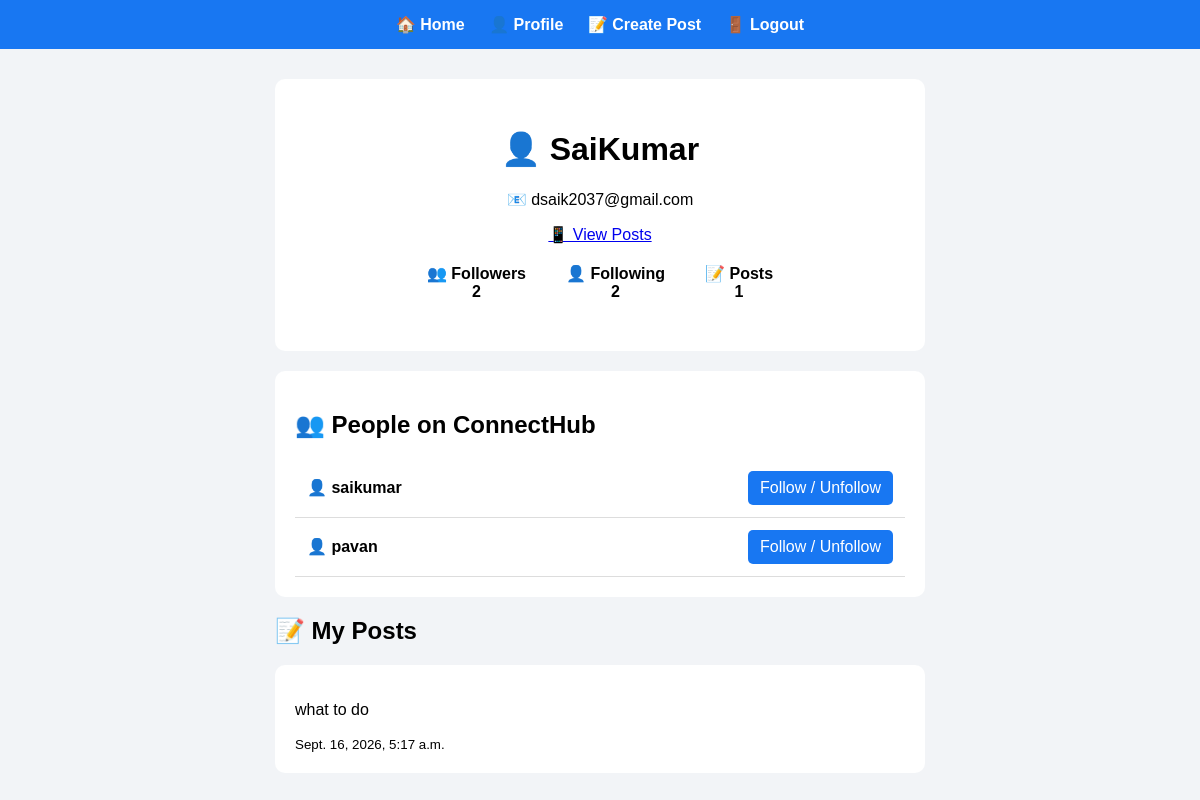
Page /profile/ (signed in) on the earlier database version.
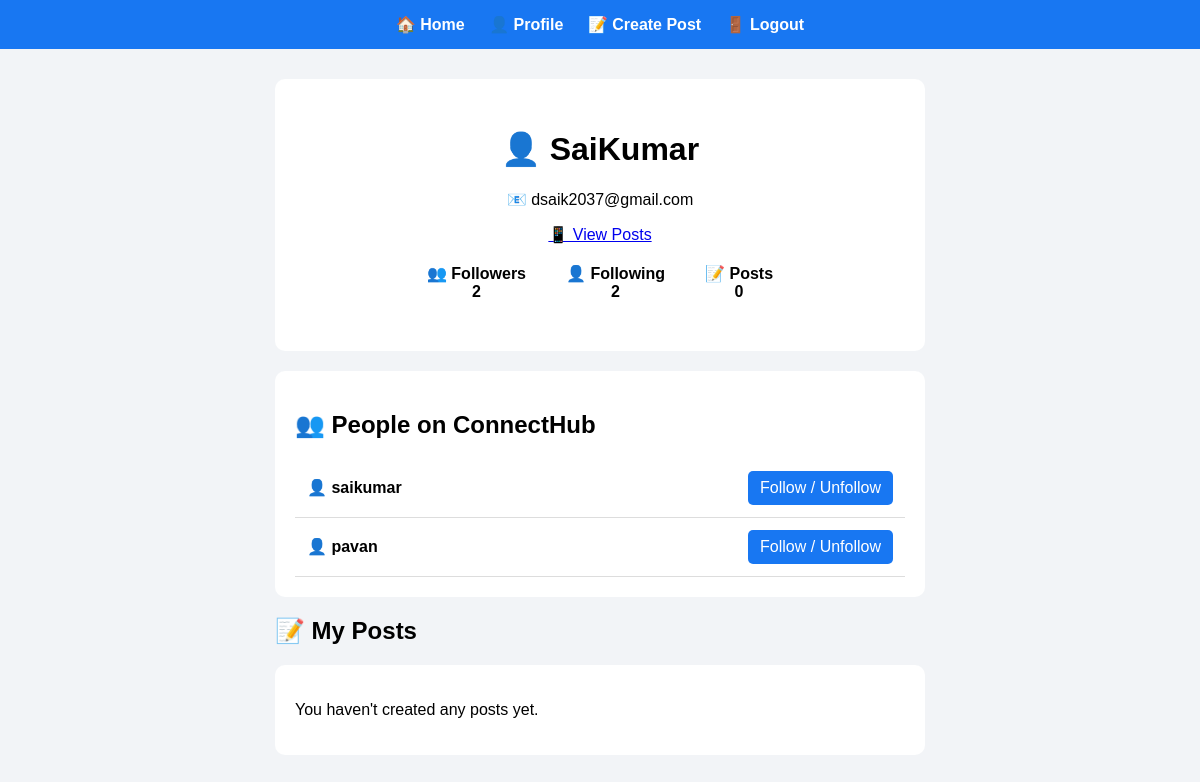
Same page on the later database version.
### social/models.py (models this page shows, shortened)
class Post(models.Model):
    user = models.ForeignKey(User, on_delete=models.CASCADE)
    content = models.TextField()
    image = models.ImageField(upload_to='posts/', blank=True, null=True)
    created_at = models.DateTimeField(auto_now_add=True)

### social/views.py (the view)
# urls.py: path('profile/', profile, name='profile'),
def profile(request):
    if not request.user.is_authenticated:
        return redirect('login')
    user_posts = Post.objects.filter(
        user=request.user
    ).order_by('-created_at')
    followers = request.user.followers.all()
    following = request.user.following.all()
    users = User.objects.exclude(id=request.user.id)
    return render(
        request,
        'social/profile.html',
        {
            'user_posts': user_posts,
            'followers': followers,
            'following': following,
            'users': users,
        }
    )

### social/templates/social/profile.html (shortened to what this page needs)
<!DOCTYPE html>
<html>
<head>
</head>
<body>
<nav>
    <a href="{% url 'home' %}">🏠 Home</a>
    <a href="{% url 'profile' %}">👤 Profile</a>
    <a href="{% url 'create_post' %}">📝 Create Post</a>
    <a href="{% url 'logout' %}">🚪 Logout</a>
</nav>
<div class="container">
    <div class="profile">
        <h1>👤 {{ user.username }}</h1>
        <p>📧 {{ user.email }}</p>
        <a href="{% url 'home' %}" class="view-posts-btn">
    📱 View Posts
</a>
        <div class="stats">
            <div class="stat">
                👥 Followers
                <br>
                {{ followers.count }}
            </div>
            <div class="stat">
                👤 Following
                <br>
                {{ following.count }}
            </div>
            <div class="stat">
                📝 Posts
                <br>
                {{ user_posts.count }}
            </div>
        </div>
    </div>
    <div class="users">
        <h2>👥 People on ConnectHub</h2>
        {% for person in users %}
            <div class="user">
                <strong>
                    👤 {{ person.username }}
                </strong>
                <a
                    href="{% url 'follow_user' person.id %}"
                    class="follow-btn"
                >
                    Follow / Unfollow
                </a>
            </div>
        {% empty %}
            <p>No other users yet.</p>
        {% endfor %}
    </div>
    <h2>📝 My Posts</h2>
    {% for post in user_posts %}
        <div class="post">
            <p>
                {{ post.content }}
            </p>
            <small>
                {{ post.created_at }}
            </small>
        </div>
    {% empty %}
        <div class="post">
            <p>
                You haven't created any posts yet.
            </p>
        </div>
    {% endfor %}
</div>
</body>
</html>

Differences in the rows shown:
removed Post: content "what to do", created_at "Sept. 16, 2026, 5:17 a.m."
Other differences:
{{ user_posts.count }}: "1" → "0"
text now shown: "You haven't created any posts yet."
